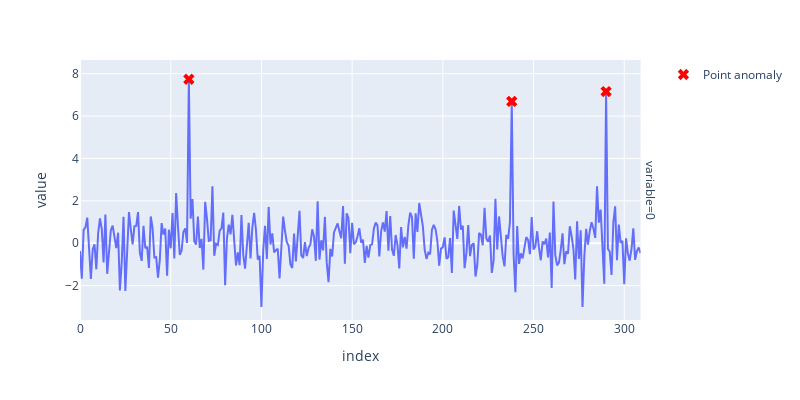

The cell this chart's notebook holds for it:
### Markdown cell above
## Point and segment anomaly detection

### Code cell
df = generate_changing_data(n)
outliers = [60, 238, 290]
df.iloc[outliers] = np.random.uniform(4, 8, (len(outliers), df.shape[1]))
outlier_plot = plot_multivariate_time_series(df)
outlier_plot.add_scatter(
    x=outliers,
    y=df.iloc[outliers, 0],
    mode="markers",
    marker=dict(symbol="x", size=10, color="red"),
    name="Point anomaly",
).update_layout(width=base_width, height=base_height)
outlier_plot.show()

### Figure 1 — Plotly figure (JSON) as saved in the notebook; plotly's stock layout.template omitted (floating-point values rounded to 4 significant figures; data arrays with more than 128 entries replaced by an {"elided": "..."} marker saying what was removed)
{"data": [{"hovertemplate": "variable=0<br>index=%{x}<br>value=%{y}<extra></extra>", "legendgroup": "", "line": {"color": "#636efa", "dash": "solid"}, "marker": {"symbol": "circle"}, "mode": "lines", "name": "", "orientation": "v", "showlegend": false, "type": "scatter", "x": {"elided": "310 int values"}, "xaxis": "x", "y": {"elided": "310 float values"}, "yaxis": "y"}, {"marker": {"color": "red", "size": 10, "symbol": "x"}, "mode": "markers", "name": "Point anomaly", "type": "scatter", "x": [60, 238, 290], "y": [7.739, 6.693, 7.159]}], "layout": {"annotations": [{"font": {}, "showarrow": false, "text": "variable=0", "textangle": 90, "x": 0.98, "xanchor": "left", "xref": "paper", "y": 0.5, "yanchor": "middle", "yref": "paper"}], "height": 400, "legend": {"tracegroupgap": 0}, "margin": {"t": 60}, "width": 800, "xaxis": {"anchor": "y", "domain": [0, 0.98], "title": {"text": "index"}}, "yaxis": {"anchor": "x", "domain": [0, 1], "title": {"text": "value"}}}}
